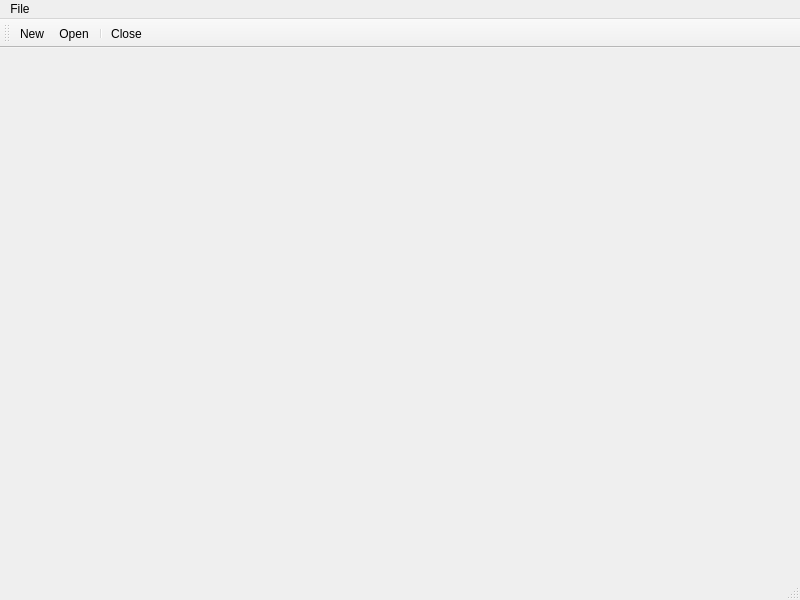
<?xml version="1.0" encoding="UTF-8"?>
<ui version="4.0">
 <class>MainWindow</class>
 <widget class="QMainWindow" name="MainWindow">
  <property name="geometry">
   <rect>
    <x>0</x>
    <y>0</y>
    <width>800</width>
    <height>600</height>
   </rect>
  </property>
  <property name="windowTitle">
   <string>MainWindow</string>
  </property>
  <widget class="QWidget" name="centralwidget"/>
  <widget class="QStatusBar" name="statusbar"/>
  <widget class="QMenuBar" name="menuBar">
   <property name="geometry">
    <rect>
     <x>0</x>
     <y>0</y>
     <width>800</width>
     <height>19</height>
    </rect>
   </property>
   <widget class="QMenu" name="menuFile">
    <property name="title">
     <string>File</string>
    </property>
    <addaction name="actionNew"/>
    <addaction name="separator"/>
    <addaction name="actionOpen"/>
    <addaction name="actionClose"/>
   </widget>
   <addaction name="menuFile"/>
  </widget>
  <widget class="QToolBar" name="toolBar">
   <property name="windowTitle">
    <string>toolBar</string>
   </property>
   <attribute name="toolBarArea">
    <enum>TopToolBarArea</enum>
   </attribute>
   <attribute name="toolBarBreak">
    <bool>true</bool>
   </attribute>
   <addaction name="actionNew"/>
   <addaction name="actionOpen"/>
   <addaction name="separator"/>
   <addaction name="actionClose"/>
  </widget>
  <action name="actionNew">
   <property name="text">
    <string>New</string>
   </property>
   <property name="shortcut">
    <string>Ctrl+N</string>
   </property>
  </action>
  <action name="actionOpen">
   <property name="text">
    <string>Open</string>
   </property>
  </action>
  <action name="actionClose">
   <property name="text">
    <string>Close</string>
   </property>
  </action>
 </widget>
 <resources/>
 <connections/>
</ui>
